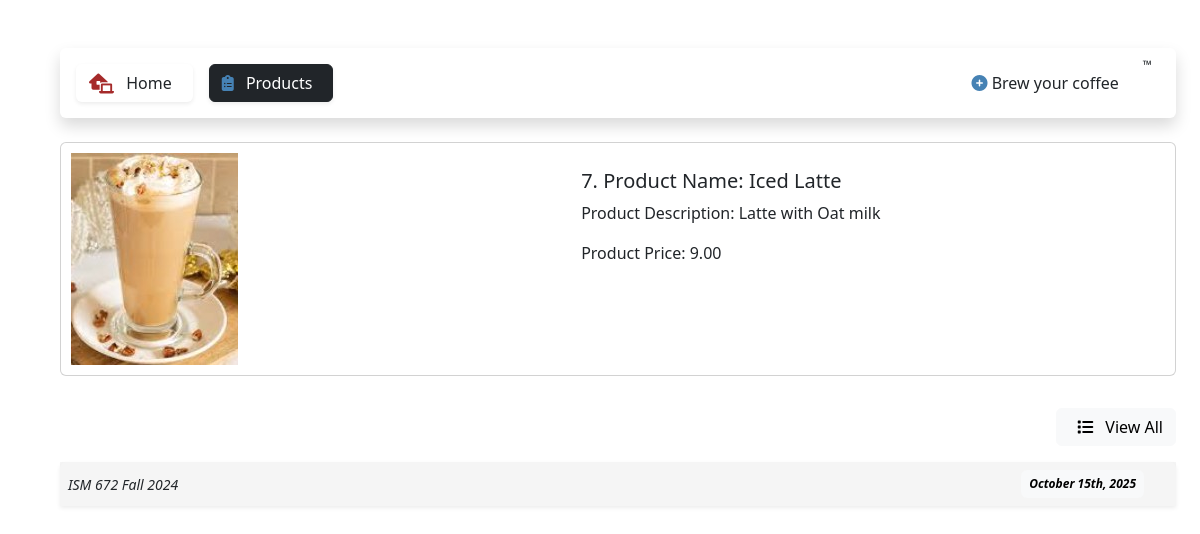
The app's page /traders/7 with its own data.
### traders/models.py (models this page shows)
class Product (models.Model):
    name = models.CharField(max_length=100)
    description = models.CharField(
        max_length=1000,
        default=''
    )
    price = models.DecimalField(
        max_digits=6,
        decimal_places=2,
        default=0.0
    )

### traders/views.py (the view)
class TradersDetailView(DetailView):
  model = Product
  template_name = 'traders/detail.html'
  context_object_name = "detailedProduct"

### traders/templates/traders/detail.html (shortened to what this page needs)
{% extends "base.html" %}
{% load static %}
{% block content %}
    <div class="card my-4 ">
        <div class="row no-gutters">
            <div class="col-md-5" style="margin : 10px 10px 10px 10px; box-sizing: border-box; max-height:60%; max-width:60%;">
                {% if "Cappuccino" in detailedProduct.name %}
                    <img src="{% static 'images/Cappuccino.jpg' %}" />
                {% elif "Latte" in detailedProduct.name %}
                    <img src="{% static 'images/Latte.jpg' %}" />
                {% elif "Frappuccino" in detailedProduct.name %}
                    <img src="{% static 'images/Frappuccino.jpg' %}" />
                {% elif "Matcha" in detailedProduct.name %}
                    <img src="{% static 'images/Matcha.jpg' %}" />
                {% elif "Cortado" in detailedProduct.name %}
                    <img src="{% static 'images/Cortado.jpg' %}" />
                {% else %}
                    <img src="{% static 'images/Coffee.jpg' %}" />
                {% endif %}
            </div>
            <div class="col-md-6" style="margin : 10px 10px 10px 10px; box-sizing: border-box;">
                <div class="card-body">
                    <h5 class="card-title">{{detailedProduct.pk}}. Product Name: {{detailedProduct.name}}</h5>
                    <p class="card-text"> Product Description: {{detailedProduct.description}}</p>
                    <p class="card-text"> Product Price: {{detailedProduct.price}}</p>
                </div>
            </div>
        </div>
    </div>
    <div class="navbar">
        <div class="nav-item">
            <a 	href = {% url 'traders.index' %}
                class = "text-decoration-none btn btn-light">
                <i class="fa-solid fa-list px-2"></i>
                View All
            </a>
        </div>
    </div>
{% endblock %}

### static/css/style.css (style rules this page uses)
body { font-family: 'Segoe UI', Tahoma, Geneva, Verdana, sans-serif; }

### records on screen
Product: pk "7", name "Iced Latte", description "Latte with Oat milk", price "9.00"
